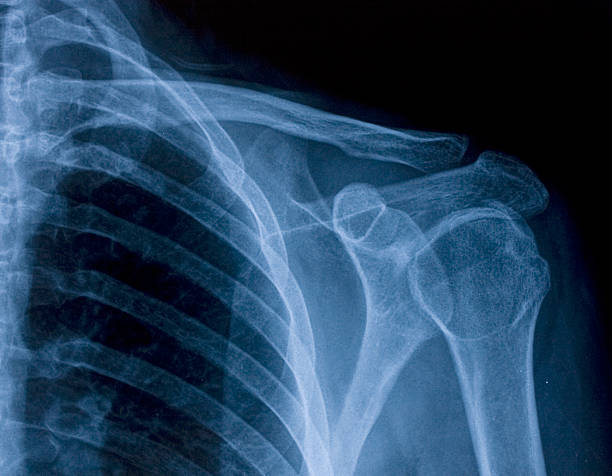
#> input picture assets/x-ray.jpg, 612 x 476 px
$ jupyter execute morpho.ipynb
#> lines starting #> are read from the running program, lines starting #| are printed output that depends on the picture
### lib.py
import matplotlib.pyplot as plt

def compare_imgs_with_figsize(figsize):

    def compare_images(*args, figsize=figsize, grid_shape=None):

        if len(args) % 2 != 0:
            raise ValueError("Number of titles should match the number of images.")

        plt.figure(figsize=figsize)

        if grid_shape:
            num_rows, num_cols = grid_shape
        else:
            num_rows, num_cols = 1, len(args) // 2

        for i in range(0, len(args), 2):
            img, title = args[i], args[i + 1]

            plt.subplot(num_rows, num_cols, i // 2 + 1)

            plt.imshow(img, cmap='gray')
            plt.title(title)
            plt.axis('off')

        plt.show()

    return compare_images

### morpho.ipynb
[cell 1]
import numpy as np
import cv2
import matplotlib.pyplot as plt
from lib import compare_imgs_with_figsize
compare_imgs = compare_imgs_with_figsize(figsize=(10, 10))

[cell 2]
img = cv2.imread('assets/x-ray.jpg')
#> img is the input picture: shape (476, 612, 3); mean B, G, R 95.7, 67.6, 38.2
img = cv2.cvtColor(img, cv2.COLOR_BGR2RGB)

[cell 3]
kernel_size = 5
kernel = np.ones((kernel_size, kernel_size), np.uint8)

dilation = cv2.dilate(img, kernel, iterations=1)
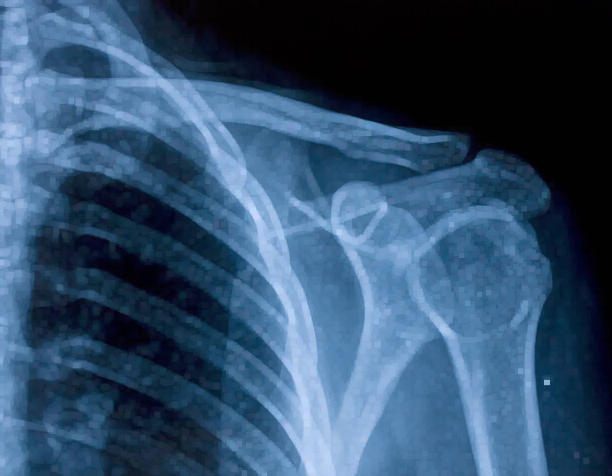
#> dilation: shape (476, 612, 3); mean R, G, B 50.1, 78.9, 107.7

erosion = cv2.erode(img, kernel, iterations=1)
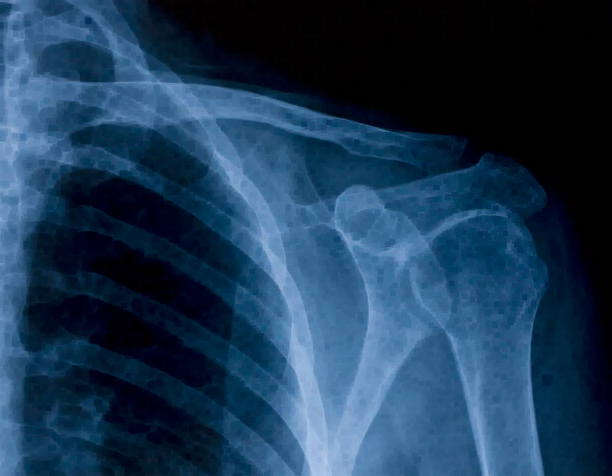
#> erosion: shape (476, 612, 3); mean R, G, B 27.7, 57, 84.4

boundary = cv2.subtract(dilation, erosion)
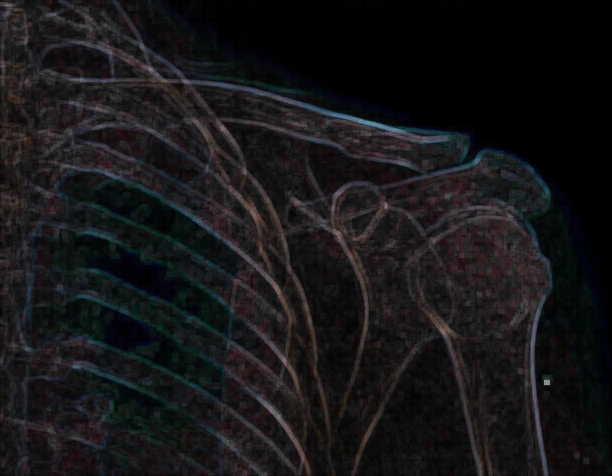
#> boundary: shape (476, 612, 3); mean R, G, B 22.5, 21.8, 23.3

compare_imgs(img, 'Original', dilation, 'Dilation', erosion, 'Erosion', boundary, 'Boundary', grid_shape=(2, 2), figsize=(10, 8))
#> in compare_images, `plt.show()`:
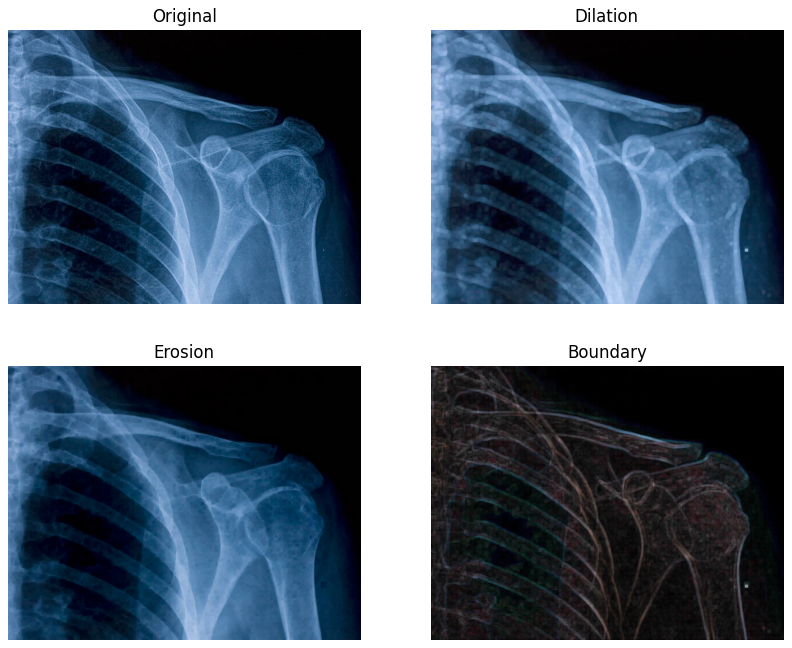
#> figure drawn by matplotlib, 4 panels

[cell 4]
opening = cv2.morphologyEx(img, cv2.MORPH_OPEN, kernel)
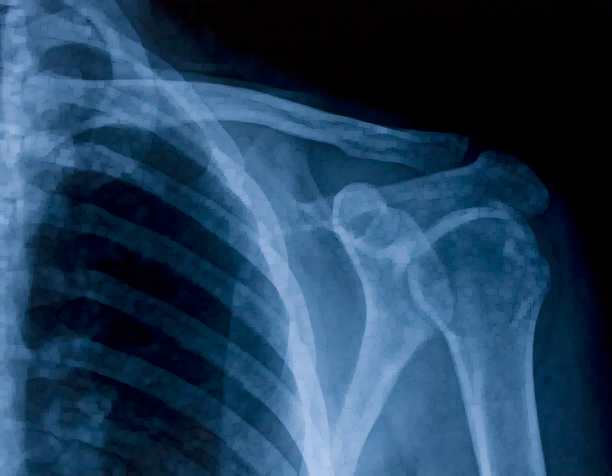
#> opening: shape (476, 612, 3); mean R, G, B 33.3, 63.2, 91.3
closing = cv2.morphologyEx(img, cv2.MORPH_CLOSE, kernel)
compare_imgs(img, 'Original', opening, 'Opening', closing, 'Closing', grid_shape=(1, 3), figsize=(15, 10))

$ run again, with assets/leaves.jpg copied over assets/x-ray.jpg
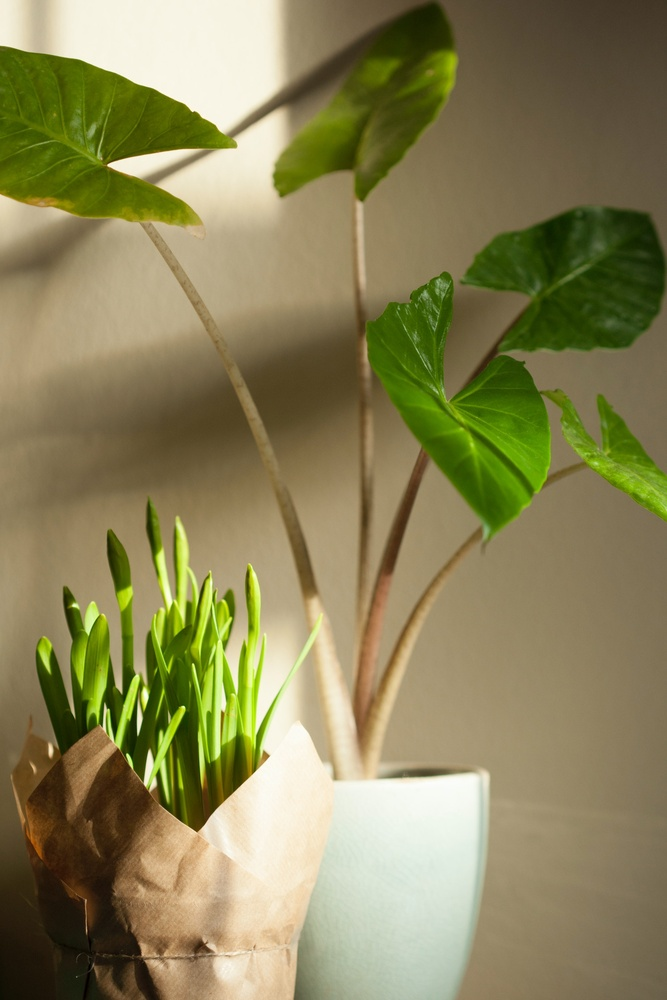
#> input picture assets/leaves.jpg, 667 x 1000 px, shrunk from 1920 x 2880 before the run
#> img is the input picture: shape (1000, 667, 3); mean B, G, R 88.1, 131.1, 137.8
#> `boundary = cv2.subtract(dilation, erosion)`:
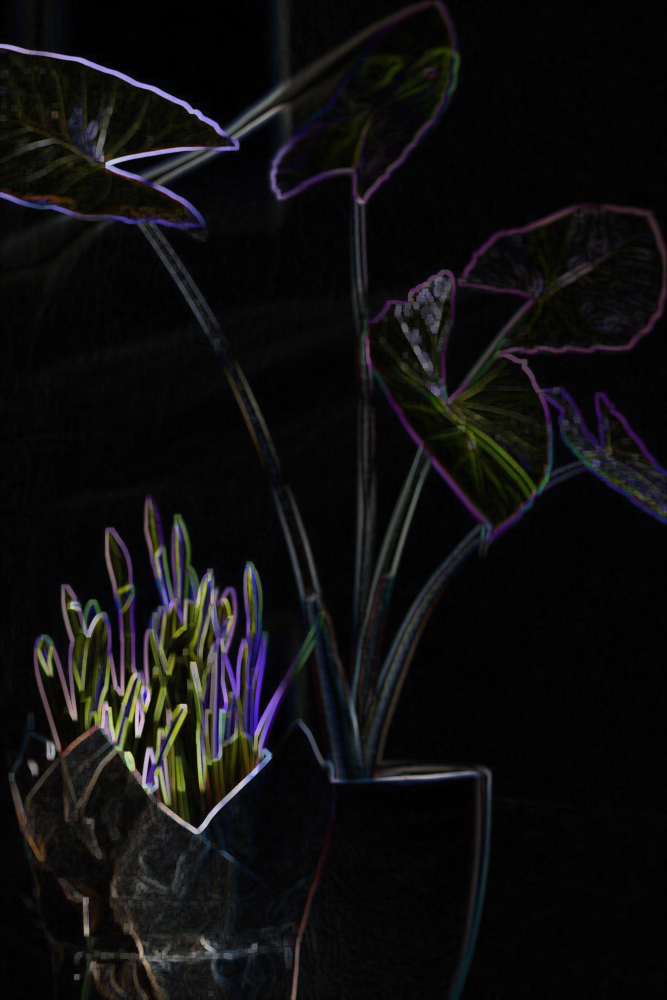
#> boundary: shape (1000, 667, 3); mean R, G, B 15.7, 15, 15.5
#> in compare_images, `plt.show()`:
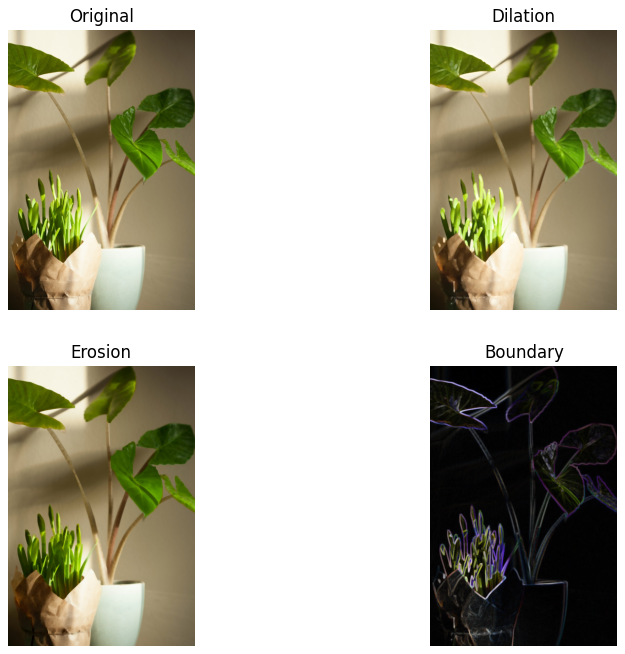
#> figure drawn by matplotlib, 4 panels

$ run again, with assets/lena-v2.jpg copied over assets/x-ray.jpg
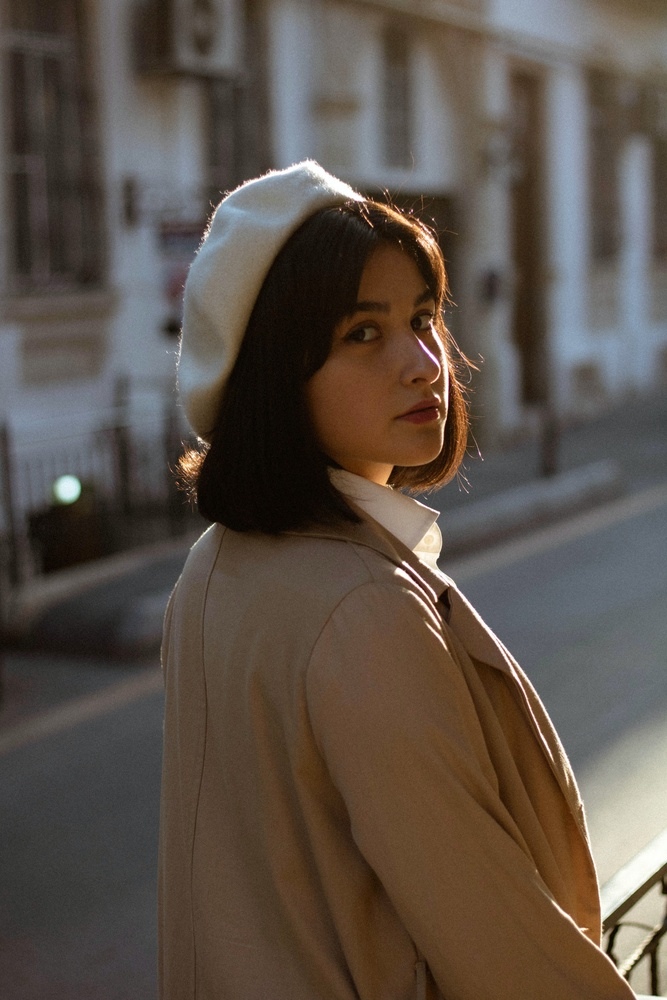
#> input picture assets/lena-v2.jpg, 667 x 1000 px, shrunk from 1920 x 2880 before the run
#> img is the input picture: shape (1000, 667, 3); mean B, G, R 72, 80.7, 91.1
#> `boundary = cv2.subtract(dilation, erosion)`:
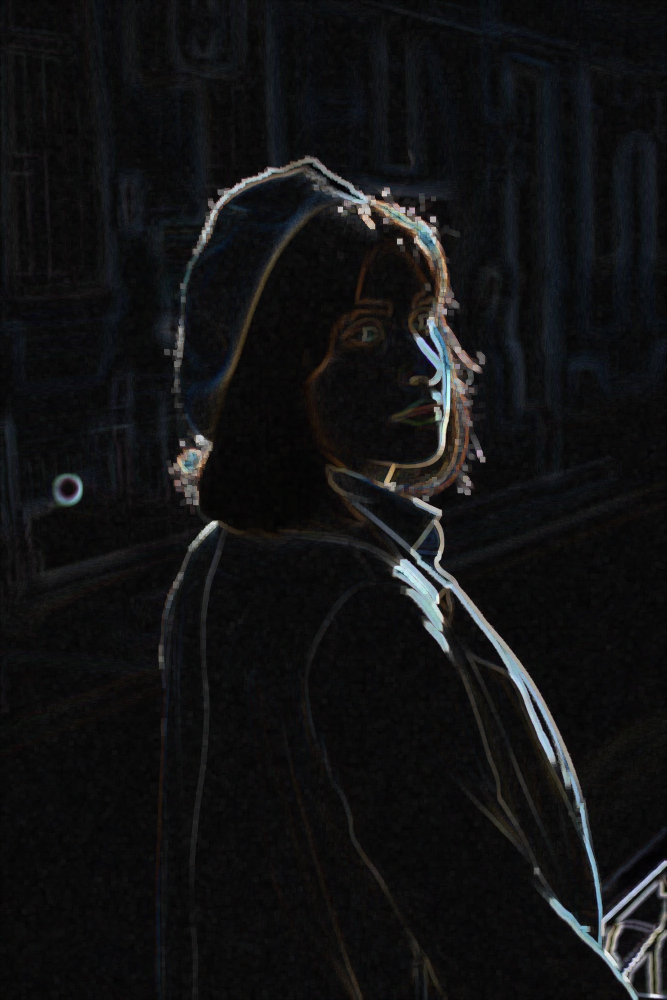
#> boundary: shape (1000, 667, 3); mean R, G, B 18.3, 18.6, 19.4
#> in compare_images, `plt.show()`:
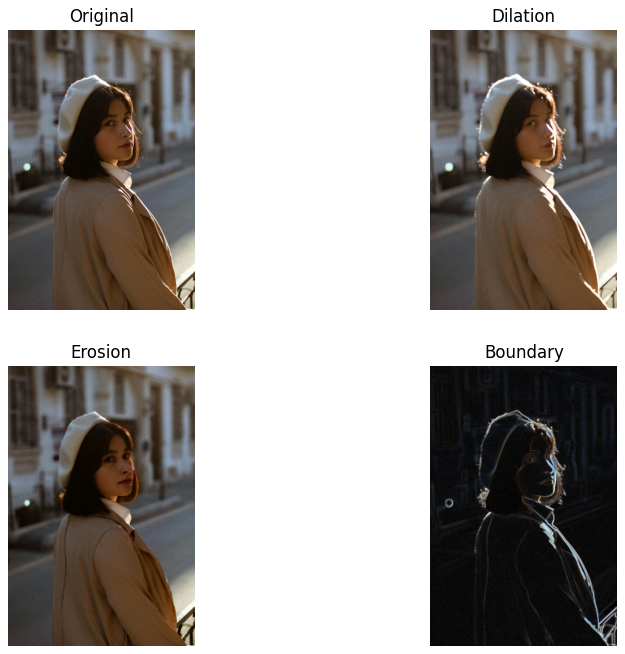
#> figure drawn by matplotlib, 4 panels
